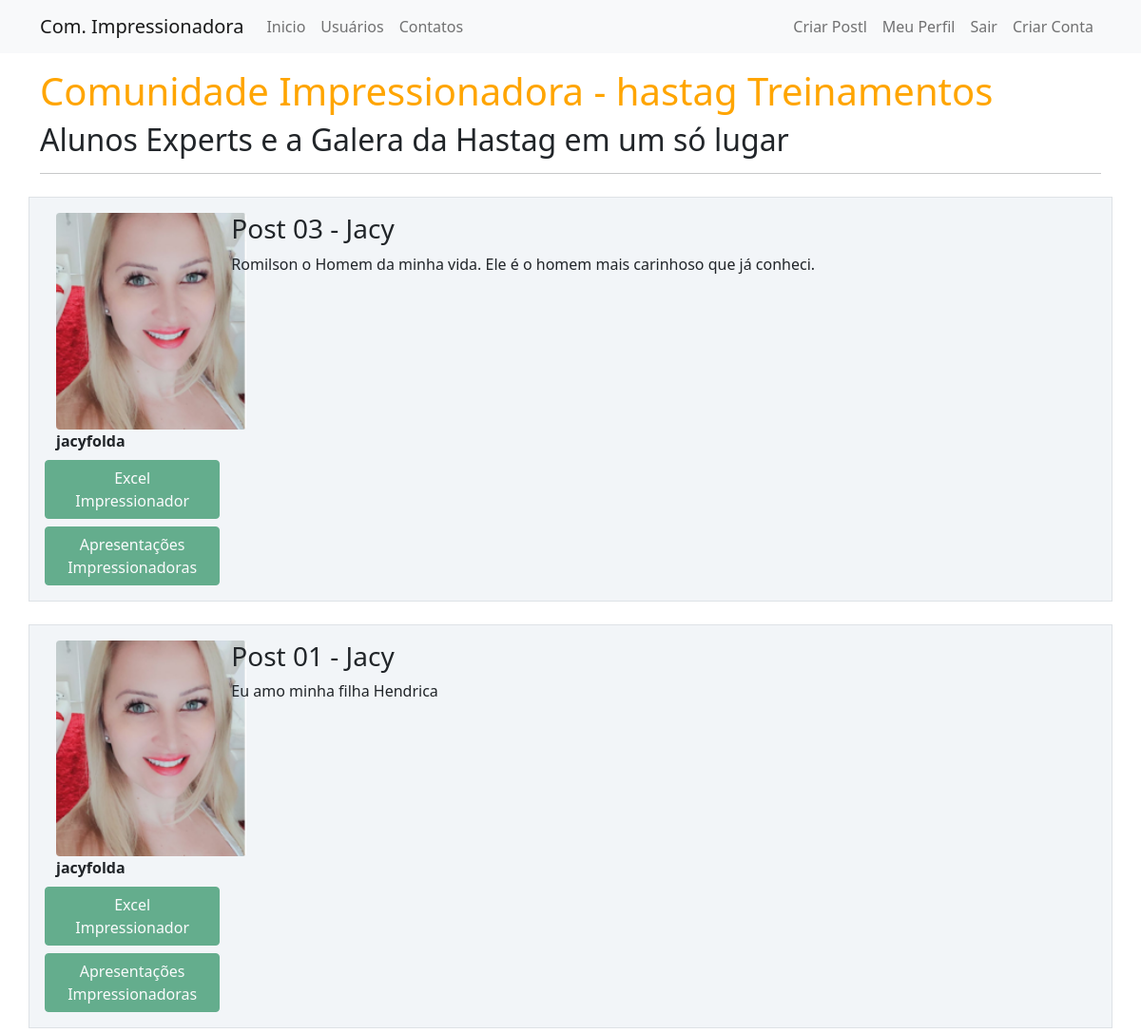
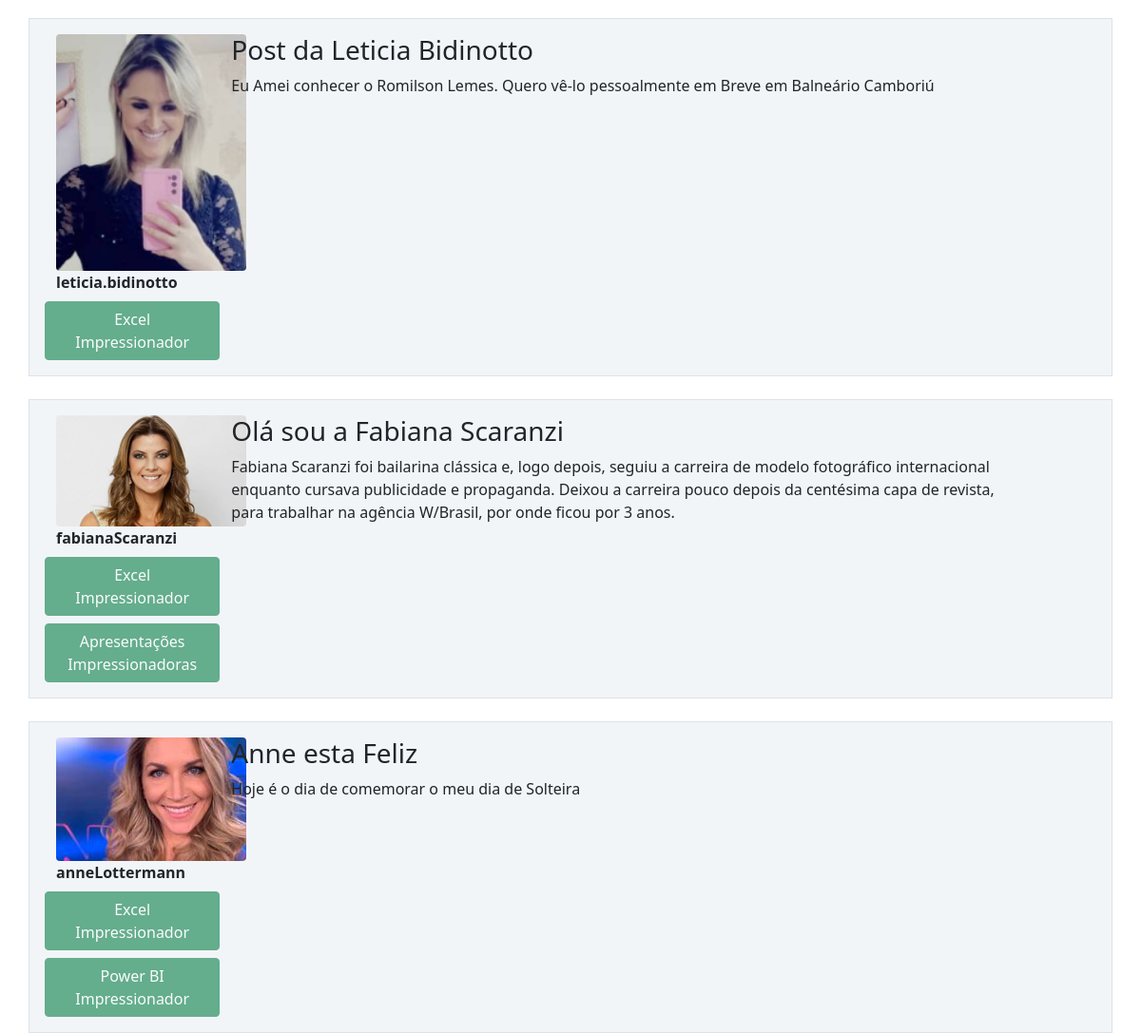
The app's page / (signed in) with its own data (2 pictures, top to bottom).
### comunidadeimpressionadora/models.py (models this page shows, shortened)
class Post(database.Model):
    id = database.Column(database.Integer, primary_key=True)
    titulo = database.Column(database.String, nullable=False)
    corpo = database.Column(database.Text, nullable=False)
    data_criacao = database.Column(database.DateTime, nullable=False, default=datetime.utcnow)
    id_usuario = database.Column(database.Integer, database.ForeignKey('usuario.id'), nullable=False)

class Usuario(database.Model, UserMixin):
    id = database.Column(database.Integer, primary_key=True)
    username = database.Column(database.String, nullable=False)
    email = database.Column(database.String, nullable=False, unique=True)
    senha = database.Column(database.String, nullable=False)
    foto_perfil = database.Column(database.String, default='default.jpg')
    posts = database.relationship('Post', backref='autor', lazy=True)
    cursos = database.Column(database.String, nullable=False, default='Não Informado')

### comunidadeimpressionadora/routes.py (the view)
@app.route('/')
def home():
    posts = Post.query.order_by(Post.id.desc()) # ordernar os registros pela Ordem Decrente
    return render_template('home.html', posts=posts)

### comunidadeimpressionadora/models.py (called while the page is built)
@login_manager.user_loader
def load_usuario(id_usuario):
    return Usuario.query.get(int(id_usuario))

### comunidadeimpressionadora/templates/home.html
{% extends 'base.html' %}
{% block body %}
    <div class="container mt-3">
        <h1 style="color: orange">Comunidade Impressionadora - hastag Treinamentos</h1>
        <h2>Alunos Experts e a Galera da Hastag em um só lugar</h2>
        <hr>
        {% for post in posts %}
            <div class="row border mt-4 p-3 meupost">
                <div class="col col-2">
                    <div class="image pe-2"> <img src="{{  url_for('static', filename='fotos_perfil/{}'.format(post.autor.foto_perfil)) }}" class="rounded" width="200"> </div>
                    <strong>{{ post.autor.username }}</strong>
                      {% if 'Não Informado' not in post.autor.cursos %}
                              <div class="row justify-content-center">
                                  {% for curso in post.autor.cursos.split(';') %}
                                        <button type="button" class="btn btn-success mt-2" disabled>{{ curso }}</button>
                                  {% endfor %}
                              </div>
                      {% endif %}
                </div>
                <div class="col col-9">
                    <h3>{{ post.titulo }}</h3>
                    <p>{{ post.corpo }}</p>
                </div>
            </div>
        {% endfor %}
    </div>
{% endblock %}

### comunidadeimpressionadora/static/main.css (style rules this page uses)
.meupost { background: #f2f5f8 !important; }

### records on screen
Post: foto_perfil (picture), autor.username "jacyfolda", curso "Excel Impressionador" "Apresentações Impressionadoras", titulo "Post 03 - Jacy", corpo "Romilson o Homem da minha vida. Ele é o homem mais carinhoso que já conheci."
Post: foto_perfil (picture), autor.username "jacyfolda", curso "Excel Impressionador" "Apresentações Impressionadoras", titulo "Post 01 - Jacy", corpo "Eu amo minha filha Hendrica"
Post: foto_perfil (picture), autor.username "leticia.bidinotto", titulo "Post da Leticia Bidinotto", corpo "Eu Amei conhecer o Romilson Lemes. Quero vê-lo pessoalmente em Breve em Balneário Camboriú"
Usuario: cursos "Excel Impressionador"
Post: foto_perfil (picture), autor.username "fabianaScaranzi", curso "Excel Impressionador" "Apresentações Impressionadoras", titulo "Olá sou a Fabiana Scaranzi", corpo "Fabiana Scaranzi foi bailarina clássica e, logo depois, seguiu a carreira de modelo fotográfico internacional enquanto cursava publicidade e propaganda. Deixou a carreira pouco depois da centésima capa de revista, para trabalhar na agência W/Brasil, por onde ficou por 3 anos."
Post: foto_perfil (picture), autor.username "anneLottermann", curso "Excel Impressionador" "Power BI Impressionador", titulo "Anne esta Feliz", corpo "Hoje é o dia de comemorar o meu dia de Solteira"
